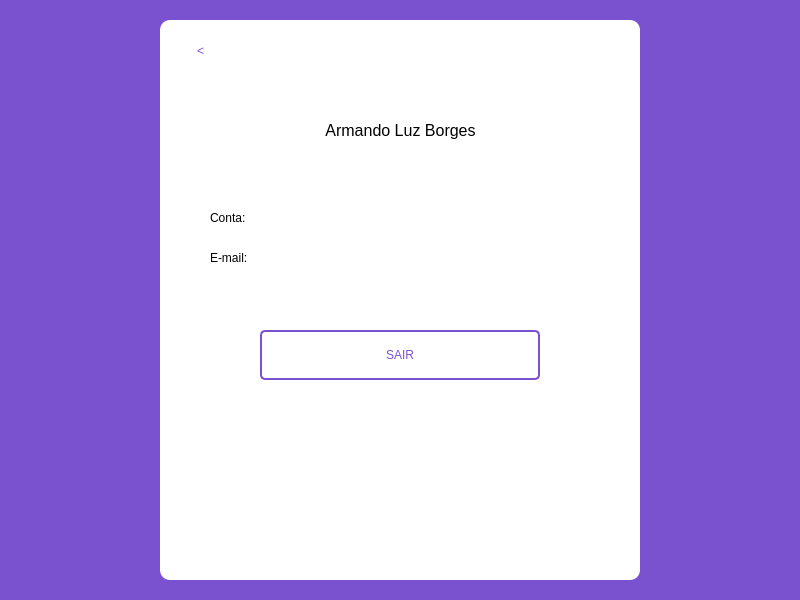
<?xml version="1.0" encoding="UTF-8"?>
<ui version="4.0">
 <class>MainWindow</class>
 <widget class="QMainWindow" name="MainWindow">
  <property name="geometry">
   <rect>
    <x>0</x>
    <y>0</y>
    <width>800</width>
    <height>600</height>
   </rect>
  </property>
  <property name="windowTitle">
   <string>Perfil</string>
  </property>
  <widget class="QWidget" name="centralwidget">
   <property name="styleSheet">
    <string notr="true">QWidget{
	background-color: rgb(122, 82, 208);

}</string>
   </property>
   <layout class="QHBoxLayout" name="horizontalLayout">
    <property name="spacing">
     <number>0</number>
    </property>
    <property name="leftMargin">
     <number>0</number>
    </property>
    <property name="topMargin">
     <number>0</number>
    </property>
    <property name="rightMargin">
     <number>0</number>
    </property>
    <property name="bottomMargin">
     <number>0</number>
    </property>
    <item>
     <widget class="QFrame" name="frame">
      <property name="minimumSize">
       <size>
        <width>480</width>
        <height>560</height>
       </size>
      </property>
      <property name="maximumSize">
       <size>
        <width>480</width>
        <height>560</height>
       </size>
      </property>
      <property name="styleSheet">
       <string notr="true">QFrame{
	background-color: rgb(255, 255, 255);
	border-radius: 10px;
}</string>
      </property>
      <property name="frameShape">
       <enum>QFrame::StyledPanel</enum>
      </property>
      <property name="frameShadow">
       <enum>QFrame::Raised</enum>
      </property>
      <widget class="QLabel" name="nomePerfil">
       <property name="geometry">
        <rect>
         <x>50</x>
         <y>100</y>
         <width>381</width>
         <height>20</height>
        </rect>
       </property>
       <property name="font">
        <font>
         <pointsize>12</pointsize>
        </font>
       </property>
       <property name="text">
        <string>Armando Luz Borges</string>
       </property>
       <property name="alignment">
        <set>Qt::AlignCenter</set>
       </property>
      </widget>
      <widget class="QLabel" name="perfilConta">
       <property name="geometry">
        <rect>
         <x>50</x>
         <y>190</y>
         <width>291</width>
         <height>16</height>
        </rect>
       </property>
       <property name="text">
        <string>Conta: </string>
       </property>
      </widget>
      <widget class="QLabel" name="emailPerfil">
       <property name="geometry">
        <rect>
         <x>50</x>
         <y>230</y>
         <width>301</width>
         <height>16</height>
        </rect>
       </property>
       <property name="text">
        <string>E-mail: </string>
       </property>
      </widget>
      <widget class="QPushButton" name="button_back_perfil">
       <property name="geometry">
        <rect>
         <x>10</x>
         <y>10</y>
         <width>61</width>
         <height>41</height>
        </rect>
       </property>
       <property name="cursor">
        <cursorShape>PointingHandCursor</cursorShape>
       </property>
       <property name="styleSheet">
        <string notr="true">QPushButton{
	font: 18pt &quot;Verdana&quot; ;
	background-color: rgb(255, 255, 255);
	border: rgb(255, 255, 255);
	color: rgb(122, 82, 208);
}

QPushButton:pressed{
	color: rgb(0, 255, 255);
}</string>
       </property>
       <property name="text">
        <string>&lt;</string>
       </property>
      </widget>
      <widget class="QPushButton" name="buttonExit">
       <property name="geometry">
        <rect>
         <x>100</x>
         <y>310</y>
         <width>280</width>
         <height>50</height>
        </rect>
       </property>
       <property name="cursor">
        <cursorShape>PointingHandCursor</cursorShape>
       </property>
       <property name="styleSheet">
        <string notr="true">QPushButton{
	font: 8pt &quot;Verdana&quot; ;
	border: 2px solid rgb(122, 82, 208);
	color: rgb(122, 82, 208);
	border-radius: 5px;
	padding: 15px;
	background-color: rgb(255, 255, 255);
}

QPushButton:pressed{
	background-color: rgb(122, 82, 208);
	color: rgb(0, 255, 255);
}</string>
       </property>
       <property name="text">
        <string>SAIR</string>
       </property>
      </widget>
     </widget>
    </item>
   </layout>
  </widget>
 </widget>
 <resources/>
 <connections/>
</ui>
